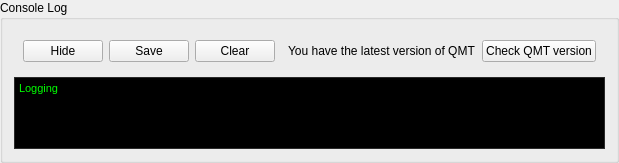
     <widget class="QGroupBox" name="_groupBox">
      <property name="title">
       <string>Console Log</string>
      </property>
      <layout class="QVBoxLayout" name="verticalLayout">
       <item>
        <widget class="QWidget" name="_widget_2" native="true">
         <layout class="QHBoxLayout" name="horizontalLayout">
          <item>
           <widget class="QPushButton" name="console_hide_checkbtn">
            <property name="text">
             <string>Hide</string>
            </property>
            <property name="checkable">
             <bool>true</bool>
            </property>
           </widget>
          </item>
          <item>
           <widget class="QPushButton" name="console_save_btn">
            <property name="text">
             <string>Save</string>
            </property>
           </widget>
          </item>
          <item>
           <widget class="QPushButton" name="console_clean_btn">
            <property name="text">
             <string>Clear</string>
            </property>
           </widget>
          </item>
          <item>
           <spacer name="_horizontalSpacer_2">
            <property name="orientation">
             <enum>Qt::Horizontal</enum>
            </property>
           </spacer>
          </item>
          <item>
           <widget class="UpdateLabel" name="update_status_label">
            <property name="text">
             <string>You have the latest version of QMT</string>
            </property>
           </widget>
          </item>
          <item>
           <widget class="CheckUpdatesButton" name="check_updates_btn">
            <property name="text">
             <string>Check QMT version</string>
            </property>
            <property name="flat">
             <bool>false</bool>
            </property>
           </widget>
          </item>
         </layout>
        </widget>
       </item>
       <item>
        <widget class="ConsoleLogOutput" name="console_log_output">
         <property name="palette">
          <palette>
           <active>
            <colorrole role="WindowText">
             <brush brushstyle="SolidPattern">
              <color alpha="255">
               <red>255</red>
               <green>255</green>
               <blue>255</blue>
              </color>
             </brush>
            </colorrole>
            <colorrole role="Button">
             <brush brushstyle="SolidPattern">
              <color alpha="255">
               <red>56</red>
               <green>56</green>
               <blue>56</blue>
              </color>
             </brush>
            </colorrole>
            <colorrole role="Light">
             <brush brushstyle="SolidPattern">
              <color alpha="255">
               <red>84</red>
               <green>84</green>
               <blue>84</blue>
              </color>
             </brush>
            </colorrole>
            <colorrole role="Midlight">
             <brush brushstyle="SolidPattern">
              <color alpha="255">
               <red>70</red>
               <green>70</green>
               <blue>70</blue>
              </color>
             </brush>
            </colorrole>
            <colorrole role="Dark">
             <brush brushstyle="SolidPattern">
              <color alpha="255">
               <red>28</red>
               <green>28</green>
               <blue>28</blue>
              </color>
             </brush>
            </colorrole>
            <colorrole role="Mid">
             <brush brushstyle="SolidPattern">
              <color alpha="255">
               <red>37</red>
               <green>37</green>
               <blue>37</blue>
              </color>
             </brush>
            </colorrole>
            <colorrole role="Text">
             <brush brushstyle="SolidPattern">
              <color alpha="255">
               <red>0</red>
               <green>255</green>
               <blue>0</blue>
              </color>
             </brush>
            </colorrole>
            <colorrole role="BrightText">
             <brush brushstyle="SolidPattern">
              <color alpha="255">
               <red>255</red>
               <green>255</green>
               <blue>255</blue>
              </color>
             </brush>
            </colorrole>
            <colorrole role="ButtonText">
             <brush brushstyle="SolidPattern">
              <color alpha="255">
               <red>255</red>
               <green>255</green>
               <blue>255</blue>
              </color>
             </brush>
            </colorrole>
            <colorrole role="Base">
             <brush brushstyle="SolidPattern">
              <color alpha="255">
               <red>0</red>
               <green>0</green>
               <blue>0</blue>
              </color>
             </brush>
            </colorrole>
            <colorrole role="Window">
             <brush brushstyle="SolidPattern">
              <color alpha="255">
               <red>56</red>
               <green>56</green>
               <blue>56</blue>
              </color>
             </brush>
            </colorrole>
            <colorrole role="Shadow">
             <brush brushstyle="SolidPattern">
              <color alpha="255">
               <red>0</red>
               <green>0</green>
               <blue>0</blue>
              </color>
             </brush>
            </colorrole>
            <colorrole role="AlternateBase">
             <brush brushstyle="SolidPattern">
              <color alpha="255">
               <red>28</red>
               <green>28</green>
               <blue>28</blue>
              </color>
             </brush>
            </colorrole>
            <colorrole role="ToolTipBase">
             <brush brushstyle="SolidPattern">
              <color alpha="255">
               <red>255</red>
               <green>255</green>
               <blue>220</blue>
              </color>
             </brush>
            </colorrole>
            <colorrole role="ToolTipText">
             <brush brushstyle="SolidPattern">
              <color alpha="255">
               <red>0</red>
               <green>0</green>
               <blue>0</blue>
              </color>
             </brush>
            </colorrole>
           </active>
           <inactive>
            <colorrole role="WindowText">
             <brush brushstyle="SolidPattern">
              <color alpha="255">
               <red>255</red>
               <green>255</green>
               <blue>255</blue>
              </color>
             </brush>
            </colorrole>
            <colorrole role="Button">
             <brush brushstyle="SolidPattern">
              <color alpha="255">
               <red>56</red>
               <green>56</green>
               <blue>56</blue>
              </color>
             </brush>
            </colorrole>
            <colorrole role="Light">
             <brush brushstyle="SolidPattern">
              <color alpha="255">
               <red>84</red>
               <green>84</green>
               <blue>84</blue>
              </color>
             </brush>
            </colorrole>
            <colorrole role="Midlight">
             <brush brushstyle="SolidPattern">
              <color alpha="255">
               <red>70</red>
               <green>70</green>
               <blue>70</blue>
              </color>
             </brush>
            </colorrole>
            <colorrole role="Dark">
             <brush brushstyle="SolidPattern">
              <color alpha="255">
               <red>28</red>
               <green>28</green>
               <blue>28</blue>
              </color>
             </brush>
            </colorrole>
            <colorrole role="Mid">
             <brush brushstyle="SolidPattern">
              <color alpha="255">
               <red>37</red>
               <green>37</green>
               <blue>37</blue>
              </color>
             </brush>
            </colorrole>
            <colorrole role="Text">
             <brush brushstyle="SolidPattern">
              <color alpha="255">
               <red>0</red>
               <green>255</green>
               <blue>0</blue>
              </color>
             </brush>
            </colorrole>
            <colorrole role="BrightText">
             <brush brushstyle="SolidPattern">
              <color alpha="255">
               <red>255</red>
               <green>255</green>
               <blue>255</blue>
              </color>
             </brush>
            </colorrole>
            <colorrole role="ButtonText">
             <brush brushstyle="SolidPattern">
              <color alpha="255">
               <red>255</red>
               <green>255</green>
               <blue>255</blue>
              </color>
             </brush>
            </colorrole>
            <colorrole role="Base">
             <brush brushstyle="SolidPattern">
              <color alpha="255">
               <red>0</red>
               <green>0</green>
               <blue>0</blue>
              </color>
             </brush>
            </colorrole>
            <colorrole role="Window">
             <brush brushstyle="SolidPattern">
              <color alpha="255">
               <red>56</red>
               <green>56</green>
               <blue>56</blue>
              </color>
             </brush>
            </colorrole>
            <colorrole role="Shadow">
             <brush brushstyle="SolidPattern">
              <color alpha="255">
               <red>0</red>
               <green>0</green>
               <blue>0</blue>
              </color>
             </brush>
            </colorrole>
            <colorrole role="AlternateBase">
             <brush brushstyle="SolidPattern">
              <color alpha="255">
               <red>28</red>
               <green>28</green>
               <blue>28</blue>
              </color>
             </brush>
            </colorrole>
            <colorrole role="ToolTipBase">
             <brush brushstyle="SolidPattern">
              <color alpha="255">
               <red>255</red>
               <green>255</green>
               <blue>220</blue>
              </color>
             </brush>
            </colorrole>
            <colorrole role="ToolTipText">
             <brush brushstyle="SolidPattern">
              <color alpha="255">
               <red>0</red>
               <green>0</green>
               <blue>0</blue>
              </color>
             </brush>
            </colorrole>
           </inactive>
           <disabled>
            <colorrole role="WindowText">
             <brush brushstyle="SolidPattern">
              <color alpha="255">
               <red>28</red>
               <green>28</green>
               <blue>28</blue>
              </color>
             </brush>
            </colorrole>
            <colorrole role="Button">
             <brush brushstyle="SolidPattern">
              <color alpha="255">
               <red>56</red>
               <green>56</green>
               <blue>56</blue>
              </color>
             </brush>
            </colorrole>
            <colorrole role="Light">
             <brush brushstyle="SolidPattern">
              <color alpha="255">
               <red>84</red>
               <green>84</green>
               <blue>84</blue>
              </color>
             </brush>
            </colorrole>
            <colorrole role="Midlight">
             <brush brushstyle="SolidPattern">
              <color alpha="255">
               <red>70</red>
               <green>70</green>
               <blue>70</blue>
              </color>
             </brush>
            </colorrole>
            <colorrole role="Dark">
             <brush brushstyle="SolidPattern">
              <color alpha="255">
               <red>28</red>
               <green>28</green>
               <blue>28</blue>
              </color>
             </brush>
            </colorrole>
            <colorrole role="Mid">
             <brush brushstyle="SolidPattern">
              <color alpha="255">
               <red>37</red>
               <green>37</green>
               <blue>37</blue>
              </color>
             </brush>
            </colorrole>
            <colorrole role="Text">
             <brush brushstyle="SolidPattern">
              <color alpha="255">
               <red>28</red>
               <green>28</green>
               <blue>28</blue>
              </color>
             </brush>
            </colorrole>
            <colorrole role="BrightText">
             <brush brushstyle="SolidPattern">
              <color alpha="255">
               <red>255</red>
               <green>255</green>
               <blue>255</blue>
              </color>
             </brush>
            </colorrole>
            <colorrole role="ButtonText">
             <brush brushstyle="SolidPattern">
              <color alpha="255">
               <red>28</red>
               <green>28</green>
               <blue>28</blue>
              </color>
             </brush>
            </colorrole>
            <colorrole role="Base">
             <brush brushstyle="SolidPattern">
              <color alpha="255">
               <red>56</red>
               <green>56</green>
               <blue>56</blue>
              </color>
             </brush>
            </colorrole>
            <colorrole role="Window">
             <brush brushstyle="SolidPattern">
              <color alpha="255">
               <red>56</red>
               <green>56</green>
               <blue>56</blue>
              </color>
             </brush>
            </colorrole>
            <colorrole role="Shadow">
             <brush brushstyle="SolidPattern">
              <color alpha="255">
               <red>0</red>
               <green>0</green>
               <blue>0</blue>
              </color>
             </brush>
            </colorrole>
            <colorrole role="AlternateBase">
             <brush brushstyle="SolidPattern">
              <color alpha="255">
               <red>56</red>
               <green>56</green>
               <blue>56</blue>
              </color>
             </brush>
            </colorrole>
            <colorrole role="ToolTipBase">
             <brush brushstyle="SolidPattern">
              <color alpha="255">
               <red>255</red>
               <green>255</green>
               <blue>220</blue>
              </color>
             </brush>
            </colorrole>
            <colorrole role="ToolTipText">
             <brush brushstyle="SolidPattern">
              <color alpha="255">
               <red>0</red>
               <green>0</green>
               <blue>0</blue>
              </color>
             </brush>
            </colorrole>
           </disabled>
          </palette>
         </property>
         <property name="sizeAdjustPolicy">
          <enum>QAbstractScrollArea::AdjustToContents</enum>
         </property>
         <property name="readOnly">
          <bool>true</bool>
         </property>
         <property name="html">
          <string>&lt;!DOCTYPE HTML PUBLIC &quot;-//W3C//DTD HTML 4.0//EN&quot; &quot;http://www.w3.org/TR/REC-html40/strict.dtd&quot;&gt;
&lt;html&gt;&lt;head&gt;&lt;meta name=&quot;qrichtext&quot; content=&quot;1&quot; /&gt;&lt;style type=&quot;text/css&quot;&gt;
p, li { white-space: pre-wrap; }
&lt;/style&gt;&lt;/head&gt;&lt;body style=&quot; font-family:'MS Shell Dlg 2'; font-size:8.25pt; font-weight:400; font-style:normal;&quot;&gt;
&lt;p style=&quot; margin-top:0px; margin-bottom:0px; margin-left:0px; margin-right:0px; -qt-block-indent:0; text-indent:0px;&quot;&gt;Logging&lt;/p&gt;&lt;/body&gt;&lt;/html&gt;</string>
         </property>
        </widget>
       </item>
      </layout>
     </widget>
